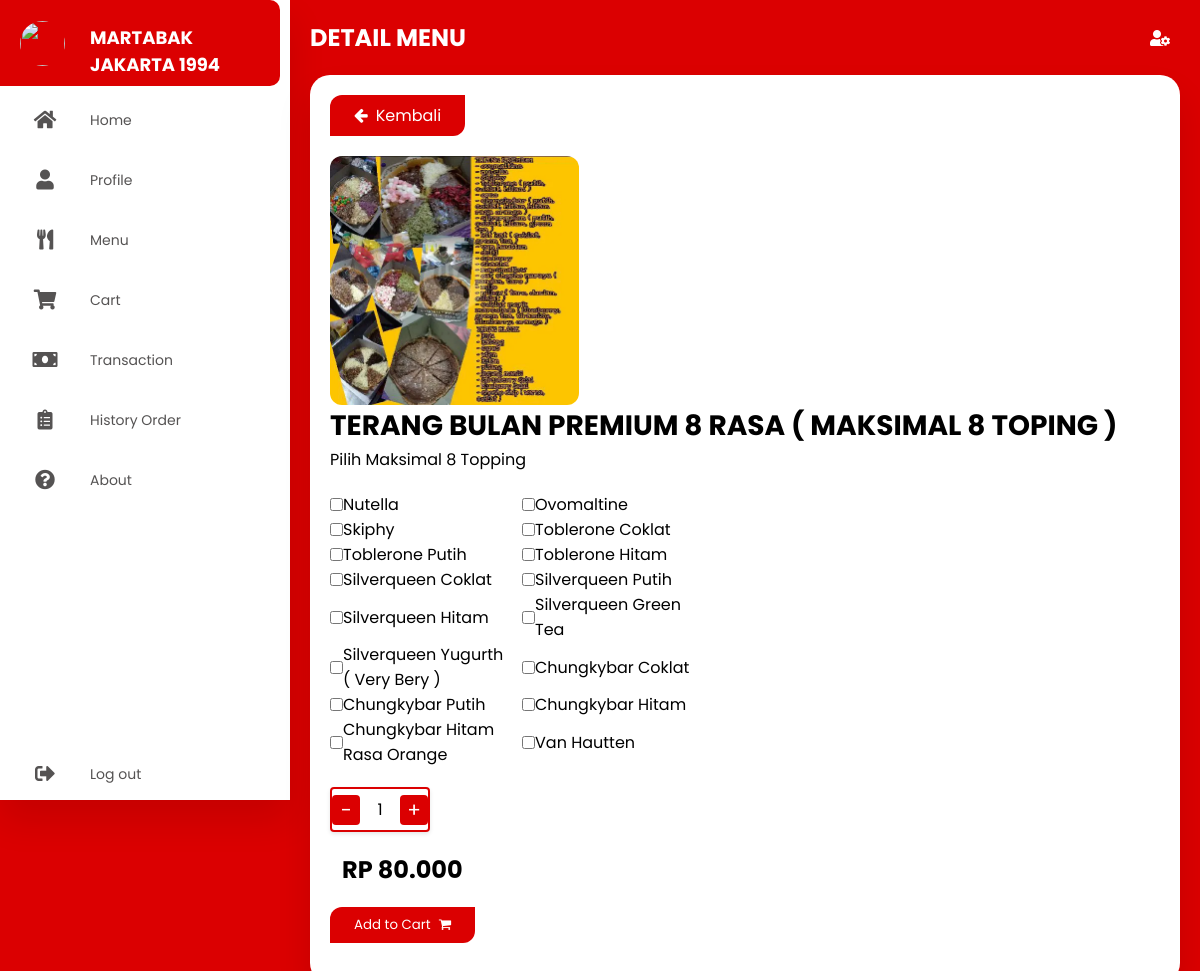
Page /detail-menu/detail-TBP8R.php?id_menu=35 (signed in) on the committed database.
### tables this page shows
CREATE TABLE `menu_martabak` (
  `id_menu` int(11) NOT NULL,
  `name_menu` varchar(200) DEFAULT NULL,
  `price` double DEFAULT NULL,
  `img_menu` varchar(200) DEFAULT '',
  `id_category` int(11) DEFAULT NULL,
  `no_varian` varchar(200) DEFAULT '',
  `stok` varchar(200) DEFAULT NULL
);

CREATE TABLE `varian_rasa` (
  `id_varian` int(11) NOT NULL,
  `nama_varian` varchar(255) NOT NULL
);

### detail-menu/detail-TBP8R.php (the view, shortened to what this page needs)
<!DOCTYPE html>
    <html lang="en">
    <head>
      <link rel="stylesheet" href="../style/styledashboard.css" />
      <link rel="stylesheet" href="https://cdnjs.cloudflare.com/ajax/libs/font-awesome/5.15.4/css/all.min.css"/>
      <link rel="stylesheet" href="https://cdnjs.cloudflare.com/ajax/libs/font-awesome/4.7.0/css/font-awesome.min.css">
    </head>
    <body>
      <div class="container">
      <?php
        include '../navbar.php'
        ?>
        <section class="main">
          <div class="main-top">
            <h1>DETAIL MENU</h1>
            <i class="fas fa-user-cog"></i>
          </div>
          <?php
		        include '../conn.php';
		        $id_menu = $_GET['id_menu'];
		        $data = mysqli_query($conn,"select * from menu_martabak where id_menu='$id_menu'");
		        while($d = mysqli_fetch_array($data)){
              $price=$d['price'];
	          ?>
          <section class="menu-content">
            <a href="../menu-dashboard.php" class="back-btn"><i class="fa fa-arrow-left"></i>Kembali</a>
            <form action="tambah_aksi_TBPR_keranjang.php?id_menu=<?php echo $d['id_menu']; ?>" method="post">
            <div class="detail-card">
                <img src="../asset/<?php echo $d['img_menu']; ?>" name="img_menu" alt="">
                <div class="detail-card-content">
                     <h2 name="name_menu"><?php echo $d['name_menu']; ?></h2>
                     <p>Pilih Maksimal 8 Topping</p>
                     <div class="checkbox">
                     <div class="varian-box">
                      <?php
		                    include '../conn.php';
		                    $datav1 = mysqli_query($conn,"select * from varian_rasa where id_varian='1'");
		                    $dv1 = mysqli_fetch_array($datav1);
	                    ?>
                        <input type="checkbox" name="v1" id="v1" value="<?php echo $dv1['nama_varian']; ?>" tabIndex="1" onClick="ckChange(this)"><?php echo $dv1['nama_varian']; ?>
                      </div>
                      <div class="varian-box">
                      <?php
		                    include '../conn.php';
		                    $datav2 = mysqli_query($conn,"select * from varian_rasa where id_varian='2'");
		                    $dv2 = mysqli_fetch_array($datav2);
	                    ?>
                        <input type="checkbox" name="v2" id="v2" value="<?php echo $dv2['nama_varian']; ?>" tabIndex="1" onClick="ckChange(this)"><?php echo $dv2['nama_varian']; ?>
                      </div>
                      <div class="varian-box">
                      <?php
		                    include '../conn.php';
		                    $datav3 = mysqli_query($conn,"select * from varian_rasa where id_varian='3'");
		                    $dv3 = mysqli_fetch_array($datav3);
	                    ?>
                        <input type="checkbox" name="v3" id="v3" value="<?php echo $dv3['nama_varian']; ?>" tabIndex="1" onClick="ckChange(this)"><?php echo $dv3['nama_varian']; ?>
                      </div>
                      <div class="varian-box">
                      <?php
		                    include '../conn.php';
		                    $datav4 = mysqli_query($conn,"select * from varian_rasa where id_varian='4'");
		                    $dv4 = mysqli_fetch_array($datav4);
	                    ?>
                        <input type="checkbox" name="v4" id="v4" value="<?php echo $dv4['nama_varian']; ?>" tabIndex="1" onClick="ckChange(this)"><?php echo $dv4['nama_varian']; ?>
                      </div>
                      <div class="varian-box">
                      <?php
		                    include '../conn.php';
		                    $datav5 = mysqli_query($conn,"select * from varian_rasa where id_varian='5'");
		                    $dv5 = mysqli_fetch_array($datav5);
	                    ?>
                        <input type="checkbox" name="v5" id="v5" value="<?php echo $dv5['nama_varian']; ?>" tabIndex="1" onClick="ckChange(this)"><?php echo $dv5['nama_varian']; ?>
                      </div>
                      <div class="varian-box">
                      <?php
		                    include '../conn.php';
		                    $datav6 = mysqli_query($conn,"select * from varian_rasa where id_varian='6'");
		                    $dv6 = mysqli_fetch_array($datav6);
	                    ?>
                        <input type="checkbox" name="v6" id="v6" value="<?php echo $dv6['nama_varian']; ?>" tabIndex="1" onClick="ckChange(this)"><?php echo $dv6['nama_varian']; ?>
                      </div>
                      <div class="varian-box">
                      <?php
		                    include '../conn.php';
		                    $datav7 = mysqli_query($conn,"select * from varian_rasa where id_varian='7'");
		                    $dv7 = mysqli_fetch_array($datav7);
	                    ?>
                        <input type="checkbox" name="v7" id="v7" value="<?php echo $dv7['nama_varian']; ?>" tabIndex="1" onClick="ckChange(this)"><?php echo $dv7['nama_varian']; ?>
                      </div>
                      <div class="varian-box">
                      <?php
		                    include '../conn.php';
		                    $datav8 = mysqli_query($conn,"select * from varian_rasa where id_varian='8'");
		                    $dv8 = mysqli_fetch_array($datav8);
	                    ?>
                        <input type="checkbox" name="v8" id="v8" value="<?php echo $dv8['nama_varian']; ?>" tabIndex="1" onClick="ckChange(this)"><?php echo $dv8['nama_varian']; ?>
                      </div>
                      <div class="varian-box">
                      <?php
		                    include '../conn.php';
		                    $datav9 = mysqli_query($conn,"select * from varian_rasa where id_varian='9'");
		                    $dv9 = mysqli_fetch_array($datav9);
	                    ?>
                        <input type="checkbox" name="v9" id="v9" value="<?php echo $dv9['nama_varian']; ?>" tabIndex="1" onClick="ckChange(this)"><?php echo $dv9['nama_varian']; ?>
                      </div>
                      <div class="varian-box">
                      <?php
		                    include '../conn.php';
		                    $datav10 = mysqli_query($conn,"select * from varian_rasa where id_varian='10'");
		                    $dv10 = mysqli_fetch_array($datav10);
	                    ?>
                        <input type="checkbox" name="v10" id="v10" value="<?php echo $dv10['nama_varian']; ?>" tabIndex="1" onClick="ckChange(this)"><?php echo $dv10['nama_varian']; ?>
                      </div>
                      <div class="varian-box">
                      <?php
		                    include '../conn.php';
		                    $datav11 = mysqli_query($conn,"select * from varian_rasa where id_varian='11'");
		                    $dv11 = mysqli_fetch_array($datav11);
	                    ?>
                        <input type="checkbox" name="v11" id="v11" value="<?php echo $dv11['nama_varian']; ?>" tabIndex="1" onClick="ckChange(this)"><?php echo $dv11['nama_varian']; ?>
                      </div>
                      <div class="varian-box">
                      <?php
		                    include '../conn.php';
		                    $datav12 = mysqli_query($conn,"select * from varian_rasa where id_varian='12'");
		                    $dv12 = mysqli_fetch_array($datav12);
	                    ?>
                        <input type="checkbox" name="v12" id="v12" value="<?php echo $dv12['nama_varian']; ?>" tabIndex="1" onClick="ckChange(this)"><?php echo $dv12['nama_varian']; ?>
                      </div>
                      <div class="varian-box">
                      <?php
		                    include '../conn.php';
		                    $datav13 = mysqli_query($conn,"select * from varian_rasa where id_varian='13'");
		                    $dv13 = mysqli_fetch_array($datav13);
	                    ?>
                        <input type="checkbox" name="v13" id="v13" value="<?php echo $dv13['nama_varian']; ?>" tabIndex="1" onClick="ckChange(this)"><?php echo $dv13['nama_varian']; ?>
                      </div>
                      <div class="varian-box">
                      <?php
		                    include '../conn.php';
		                    $datav14 = mysqli_query($conn,"select * from varian_rasa where id_varian='14'");
		                    $dv14 = mysqli_fetch_array($datav14);
	                    ?>
                        <input type="checkbox" name="v14" id="v14" value="<?php echo $dv14['nama_varian']; ?>" tabIndex="1" onClick="ckChange(this)"><?php echo $dv14['nama_varian']; ?>
                      </div>
                      <div class="varian-box">
                      <?php
		                    include '../conn.php';
		                    $datav15 = mysqli_query($conn,"select * from varian_rasa where id_varian='15'");
		                    $dv15 = mysqli_fetch_array($datav15);
	                    ?>
                        <input type="checkbox" name="v15" id="v15" value="<?php echo $dv15['nama_varian']; ?>" tabIndex="1" onClick="ckChange(this)"><?php echo $dv15['nama_varian']; ?>
                      </div>
                      <div class="varian-box">
                      <?php
		                    include '../conn.php';
		                    $datav16 = mysqli_query($conn,"select * from varian_rasa where id_varian='16'");
		                    $dv16 = mysqli_fetch_array($datav16);
	                    ?>
                        <input type="checkbox" name="v16" id="v16" value="<?php echo $dv16['nama_varian']; ?>" tabIndex="1" onClick="ckChange(this)"><?php echo $dv16['nama_varian']; ?>
                      </div>
                     </div>
                      <div class="quantity">
                        <span class="minus" aria-label="Decrease">&minus;</span>
                        <input type="number" class="input-box" name="qty_item" value="1" min="1" max="50">
                        <span class="plus" aria-label="Increase">&plus;</span>
                     </div>
                    <div class="flex-price">
                      <h1 name="price"><?php echo "Rp " . number_format("$price", 0, ",", "."); ?></h1>
                      <button id="btn_submit" class="cart-btn">Add to Cart<i class="fa fa-shopping-cart"></i></button>
                    </div>
                    <?php
	                  }
	                  ?>
                </div>
            </div>
          </section>
        </section>
      </div>
    </body>
    </html>

### style/styledashboard.css (style rules this page uses)
* { margin: 0; padding: 0; outline: none; border: none; text-decoration: none; box-sizing: border-box; font-family: "Poppins", sans-serif; }
body { background: #db0001; }
.container { display: flex; }
.main { position: relative; padding: 20px; width: 80%; margin-left: 290px; }
.main-top { display: flex; width: 100%; color: #fff; }
.main-top i { position: absolute; right: 0; margin: 10px 30px; color: white; cursor: pointer; }
.menu-content { width: 100%; height: auto; margin-top: 20px; background-color: #fff; padding: 20px; border-radius: 20px; display: flex; flex-direction: column; align-items: flex-start; box-shadow: 0 20px 35px rgba(0, 0, 0, 0.1); justify-content: space-around; }
.menu-content h1 { font-size: 24px; margin-left: 12px; font-family: "Poppins", sans-serif; text-transform: uppercase; }
.back-btn { padding: 8px 24px; margin-bottom: 20px; background-color: #db0001; color: #fff; border-radius: 12px 0; cursor: pointer; }
.back-btn i { margin-right: 8px; }
.detail-card { display: flex; flex-direction: row; flex-wrap: wrap; align-items: flex-start; width: 100%; }
.detail-card img { width: 30%; border-radius: 12px; margin-right: 20px; }
.detail-card .detail-card-content { width: auto; display: flex; flex-direction: column; align-items: flex-start; height: auto; }
.detail-card .detail-card-content h2 { font-size: 28px; }
.quantity { display: flex; margin-top: 20px; margin-bottom: 20px; width: 100px; border: 2px solid #db0001; border-radius: 4px; overflow: hidden; box-shadow: 0 2px 4px rgba(0, 0, 0, 0.1); align-items: center; }
.quantity span { background-color: #db0001; border-radius: 4px; color: #fff; border: none; cursor: pointer; font-size: 20px; width: 30px; height: auto; text-align: center; transition: background-color 0.2s; }
.input-box { width: 40px; text-align: center; border: none; padding: 8px 10px; font-size: 16px; outline: none; }
.input-box[type="number"] { -moz-appearance: textfield; }
.cart-btn { padding: 8px 24px; margin-bottom: 20px; background-color: #db0001; color: #fff; border-radius: 12px 0; cursor: pointer; margin-top: 20px; }
.cart-btn i { margin-left: 8px; }
.checkbox { margin-top: 20px; display: flex; flex-direction: row; flex-wrap: wrap; width: 400px; }
.varian-box { display: flex; flex-direction: row; flex-wrap: nowrap; margin-right: 12px; width: 180px; align-items: center; }

### rows in the picture
menu_martabak: img_menu (picture), name_menu "TERANG BULAN PREMIUM 8 RASA ( MAKSIMAL 8 TOPING )", varian_rasa.nama_varian "Nutella", varian_rasa.nama_varian "Ovomaltine", varian_rasa.nama_varian "Skiphy", varian_rasa.nama_varian "Toblerone Coklat", varian_rasa.nama_varian "Toblerone Putih", varian_rasa.nama_varian "Toblerone Hitam", varian_rasa.nama_varian "Silverqueen Coklat", varian_rasa.nama_varian "Silverqueen Putih", varian_rasa.nama_varian "Silverqueen Hitam", varian_rasa.nama_varian "Silverqueen Green Tea", varian_rasa.nama_varian "Silverqueen Yugurth ( Very Bery )", varian_rasa.nama_varian "Chungkybar Coklat", varian_rasa.nama_varian "Chungkybar Putih", varian_rasa.nama_varian "Chungkybar Hitam", varian_rasa.nama_varian "Chungkybar Hitam Rasa Orange", varian_rasa.nama_varian "Van Hautten", price "80.000"
